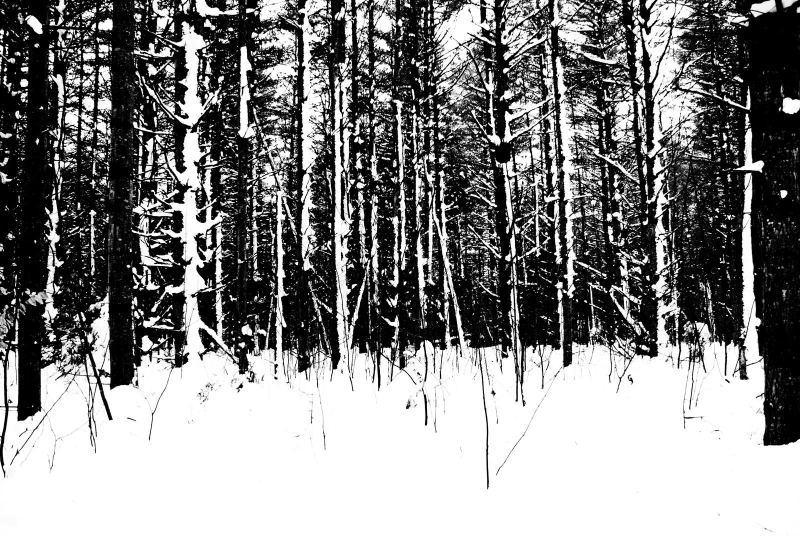
%> input picture image-computing/high_contrast.jpg, 1600 x 1071 px (shown at 1/2 size)
$ octave assignment3.m   (GNU Octave 9; MATLAB toolbox functions it lacks are replaced by stand-ins)
%> lines starting %> are read from the running program, lines starting %| are printed output that depends on the picture; in (x1, y1, x2, y2) boxes, pixels count from 0 and x2, y2 are one past the last pixel; in counts of white or black regions, pixels touching at a corner belong together; the program's own positions count from 1
### image-computing/AmpPhaseDFT.m
function [ mag_out, phase_out ] = AmpPhaseDFT( inputimage )
    X = inputimage;
    [nRow, nCol, nDim] = size( X );

    if nDim ~= 1
        error('input image is not grayscale')
    end
    if nRow ~= 128 || nCol ~= 128
        warning('input image is not 128x128')
        X = imresize( X, [128, 128] );
        nRow = 128;
        nCol = 128;
    end
    if ~isa(X,'double')
        warning('input image is not double precision')
        X = im2double( X );
    end
    Y = fft2( X );
    Yreal = real( Y );
    Yimag = imag( Y );
    th = 1e-10;
    mag = 2*abs( Y );
    phase = -1*angle(Y);

    idx =  abs(Yreal) < th & ~(abs(Yimag) <th) ;
    phase(idx) = pi/2;

    idx =  abs(Yimag) < th ;
    phase(idx) = 0;


    mag(1,1) = Y(1,1);
    mag(1,nCol/2+1) = Y(1,nCol/2+1);
    mag(nRow/2+1,1) = Y(nRow/2+1,1);
    mag(nRow/2+1, nCol/2+1) = Y(nRow/2+1, nCol/2+1);

    mag_out = mag(1:65,:);
    phase_out = phase(1:65,:);
end

### image-computing/assignment3.m
% Ross Rucho
% ratrucho@gmail.com
% 3/1/2018
% assignment3.m

%% Declarations
clear
close all

%% Part 1
imSize = [128,128];

img = im2double(rgb2gray(imresize(imread('high_contrast.jpg'), imSize)));
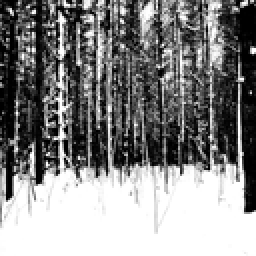
%> img: size 128x128 double (shown 2 times larger); min 0, max 1, mean 0.524
% [16 lines of commented-out code are left out]


%% Part 2
% [14 lines of commented-out code are left out]


%% Part 3
% Filter from Question 2
   I2 = zeros(65,128);
   I5 = zeros(65,128);

   for j = 1:128
       for k = 1:65
           I2(j,k) = ((((k - 1)/128)^2)+(((j - 1)/128)^2))*exp(-(1/2)*((4*pi)^2)*((((k - 1)/128)^2)+(((j - 1)/128)^2)));
           I5(j,k) = ((((k - 1)/128)^2)+(((j - 1)/128)^2))*exp(-(1/2)*((10*pi)^2)*((((k - 1)/128)^2)+(((j - 1)/128)^2)));
       end

       for k = 66:128
           I2(j,k) = ((((k - 129)/128)^2)+(((j - 1)/128)^2))*exp(-(1/2)*((4*pi)^2)*((((k - 129)/128)^2)+(((j - 1)/128)^2)));
           I5(j,k) = ((((k - 129)/128)^2)+(((j - 1)/128)^2))*exp(-(1/2)*((10*pi)^2)*((((k - 129)/128)^2)+(((j - 1)/128)^2)));
       end

   end

   I2 = I2(1:65,:);
   I5 = I5(1:65,:);

   % Apply filter to images
   [mag1, ~] = AmpPhaseDFT(img);
%> in AmpPhaseDFT, `Yreal = real( Y );`:
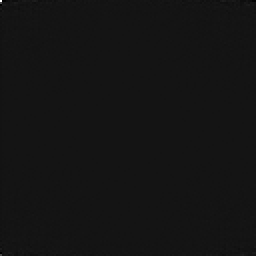
%> Yreal: size 128x128 double (shown 2 times larger); min -744.1, max 8591.5, mean 0.1; drawn with min black and max white
%> in AmpPhaseDFT, `Yimag = imag( Y );`:
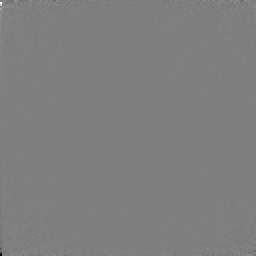
%> Yimag: size 128x128 double (shown 2 times larger); min -2249.4, max 2249.4, mean 0; drawn with min black and max white
%> in AmpPhaseDFT, `phase = -1*angle(Y);`:
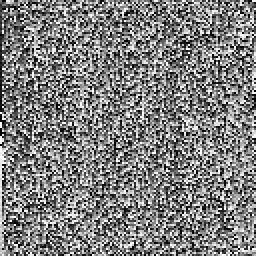
%> phase: size 128x128 double (shown 2 times larger); min -3.14, max 3.14, mean -0.000575; drawn with min black and max white
%> in AmpPhaseDFT, `idx =  abs(Yreal) < th & ~(abs(Yimag) <th) ;`: idx: size 128x128 logical; every value is 0
%> in AmpPhaseDFT, `idx =  abs(Yimag) < th ;`: idx: size 128x128 logical; 0.02% white in thin lines or dots, all inside (x1, y1, x2, y2) = (0, 0, 65, 65)
%> in AmpPhaseDFT, `phase(idx) = 0;`: phase: size 128x128 double; 0.02% of pixels changed, all inside (x1, y1, x2, y2) = (0, 0, 65, 65)
%> in AmpPhaseDFT, `mag(1,1) = Y(1,1);`: mag: size 128x128 double; min 0.259, max 8591.5, mean 38.4
%> in AmpPhaseDFT, `mag(1,nCol/2+1) = Y(1,nCol/2+1);`: mag: size 128x128 double; min -80.28, max 8591.5, mean 38.4
%> in AmpPhaseDFT, `mag(nRow/2+1,1) = Y(nRow/2+1,1);`: mag: size 128x128 double; min -80.28, max 8591.5, mean 38.4; mean of the top-left, top-right, bottom-left and bottom-right quarters 43.7, 38.2, 38.6, 33.1
%> in AmpPhaseDFT, `mag_out = mag(1:65,:);`:
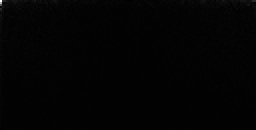
%> mag_out: size 65x128 double (shown 2 times larger); min -80.28, max 8591.5, mean 40.5; drawn with min black and max white
%> in AmpPhaseDFT, `phase_out = phase(1:65,:);`:
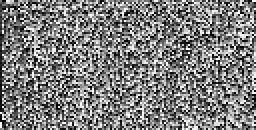
%> phase_out: size 65x128 double (shown 2 times larger); min -3.14, max 3.14, mean -0.0338; drawn with min black and max white
   %[mag2, ~] = AmpPhaseDFT(img2);

   mag1A = I2.*mag1;
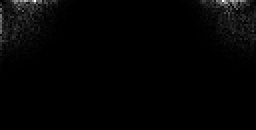
%> mag1A: size 65x128 double (shown 2 times larger); min -5.37e-08, max 2.98, mean 0.0468; drawn with min black and max white
   mag1B = I5.*mag1;
   %mag2A = I2.*mag2;
   %mag2B = I5.*mag2;

%% Output
%imshow(mag1);
%imshow(mag1A);

$ run again, with image-computing/dubai.jpg copied over image-computing/high_contrast.jpg
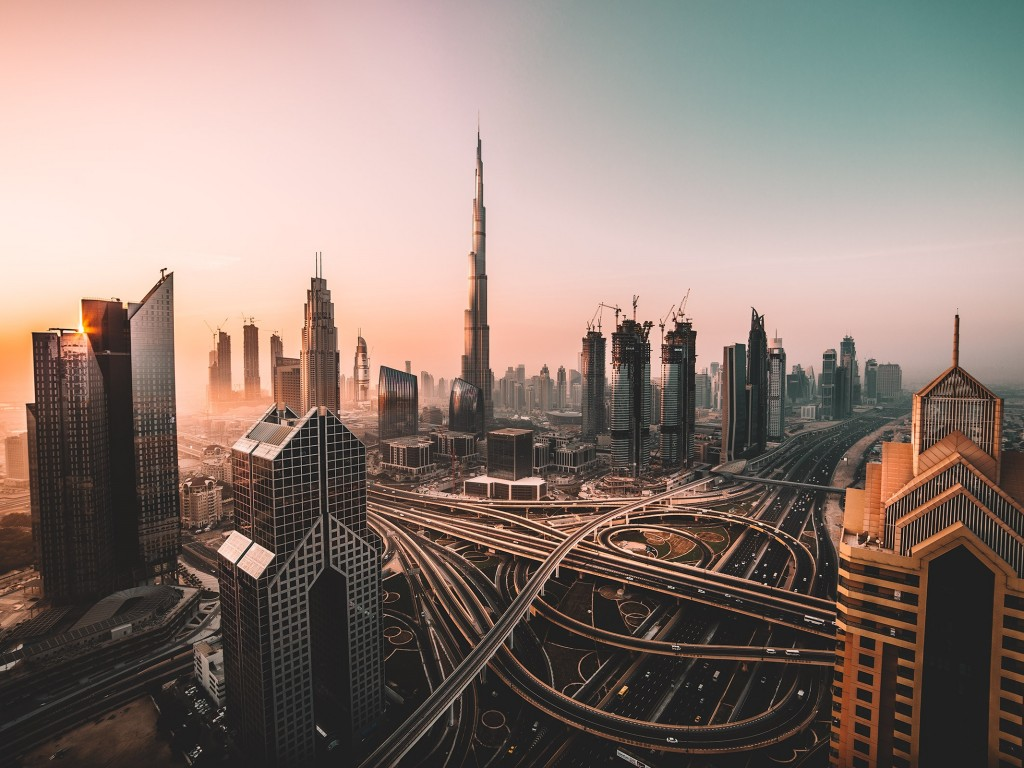
%> input picture image-computing/dubai.jpg, 1024 x 768 px
%> in AmpPhaseDFT, `phase_out = phase(1:65,:);`:
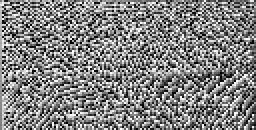
%> phase_out: size 65x128 double (shown 2 times larger); min -3.14, max 3.14, mean 0.0625; drawn with min black and max white
%> `mag1A = I2.*mag1;`:
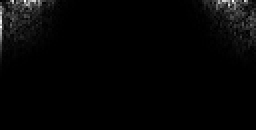
%> mag1A: size 65x128 double (shown 2 times larger); min 0, max 1.16, mean 0.0233; drawn with min black and max white
